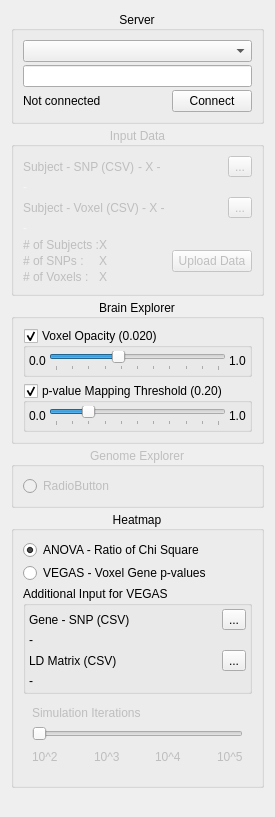
<?xml version="1.0" encoding="UTF-8"?>
<ui version="4.0">
 <class>GenomeConfigPanel</class>
 <widget class="QWidget" name="GenomeConfigPanel">
  <property name="geometry">
   <rect>
    <x>0</x>
    <y>0</y>
    <width>255</width>
    <height>817</height>
   </rect>
  </property>
  <property name="windowTitle">
   <string>Form</string>
  </property>
  <layout class="QVBoxLayout" name="verticalLayout">
   <property name="spacing">
    <number>3</number>
   </property>
   <item>
    <widget class="QGroupBox" name="groupBox_4">
     <property name="title">
      <string>Server</string>
     </property>
     <property name="alignment">
      <set>Qt::AlignCenter</set>
     </property>
     <layout class="QVBoxLayout" name="verticalLayout_5">
      <property name="spacing">
       <number>3</number>
      </property>
      <item>
       <widget class="QComboBox" name="serverListComboBox"/>
      </item>
      <item>
       <widget class="QLineEdit" name="IPAddrInput"/>
      </item>
      <item>
       <layout class="QHBoxLayout" name="horizontalLayout">
        <property name="spacing">
         <number>0</number>
        </property>
        <item>
         <widget class="QLabel" name="connStatusLabel">
          <property name="text">
           <string>Not connected</string>
          </property>
         </widget>
        </item>
        <item>
         <spacer name="horizontalSpacer">
          <property name="orientation">
           <enum>Qt::Horizontal</enum>
          </property>
          <property name="sizeHint" stdset="0">
           <size>
            <width>40</width>
            <height>20</height>
           </size>
          </property>
         </spacer>
        </item>
        <item>
         <widget class="QPushButton" name="connServerBtn">
          <property name="text">
           <string>Connect</string>
          </property>
         </widget>
        </item>
       </layout>
      </item>
     </layout>
    </widget>
   </item>
   <item>
    <widget class="QGroupBox" name="inputDataGroupBox">
     <property name="enabled">
      <bool>false</bool>
     </property>
     <property name="title">
      <string>Input Data</string>
     </property>
     <property name="alignment">
      <set>Qt::AlignCenter</set>
     </property>
     <layout class="QVBoxLayout" name="verticalLayout_6">
      <property name="spacing">
       <number>3</number>
      </property>
      <item>
       <layout class="QHBoxLayout" name="horizontalLayout_2">
        <item>
         <widget class="QLabel" name="label">
          <property name="text">
           <string>Subject - SNP (CSV)</string>
          </property>
         </widget>
        </item>
        <item>
         <widget class="QLabel" name="SNPSubjDimLable">
          <property name="text">
           <string>- X -</string>
          </property>
         </widget>
        </item>
        <item>
         <widget class="QToolButton" name="openSNPSubjectBtn">
          <property name="text">
           <string>...</string>
          </property>
         </widget>
        </item>
       </layout>
      </item>
      <item>
       <widget class="QLabel" name="SNPsubjectLabel">
        <property name="palette">
         <palette>
          <active>
           <colorrole role="WindowText">
            <brush brushstyle="SolidPattern">
             <color alpha="255">
              <red>255</red>
              <green>0</green>
              <blue>0</blue>
             </color>
            </brush>
           </colorrole>
          </active>
          <inactive>
           <colorrole role="WindowText">
            <brush brushstyle="SolidPattern">
             <color alpha="255">
              <red>255</red>
              <green>0</green>
              <blue>0</blue>
             </color>
            </brush>
           </colorrole>
          </inactive>
          <disabled>
           <colorrole role="WindowText">
            <brush brushstyle="SolidPattern">
             <color alpha="127">
              <red>255</red>
              <green>255</green>
              <blue>255</blue>
             </color>
            </brush>
           </colorrole>
          </disabled>
         </palette>
        </property>
        <property name="text">
         <string>-</string>
        </property>
        <property name="wordWrap">
         <bool>true</bool>
        </property>
       </widget>
      </item>
      <item>
       <layout class="QHBoxLayout" name="horizontalLayout_3">
        <item>
         <widget class="QLabel" name="label_4">
          <property name="text">
           <string>Subject - Voxel (CSV)</string>
          </property>
         </widget>
        </item>
        <item>
         <widget class="QLabel" name="VoxelSubjDimLable">
          <property name="text">
           <string>- X -</string>
          </property>
         </widget>
        </item>
        <item>
         <widget class="QToolButton" name="openVoxelSubjectBtn">
          <property name="text">
           <string>...</string>
          </property>
         </widget>
        </item>
       </layout>
      </item>
      <item>
       <widget class="QLabel" name="voxelSubjectLabel">
        <property name="palette">
         <palette>
          <active>
           <colorrole role="WindowText">
            <brush brushstyle="SolidPattern">
             <color alpha="255">
              <red>255</red>
              <green>0</green>
              <blue>0</blue>
             </color>
            </brush>
           </colorrole>
          </active>
          <inactive>
           <colorrole role="WindowText">
            <brush brushstyle="SolidPattern">
             <color alpha="255">
              <red>255</red>
              <green>0</green>
              <blue>0</blue>
             </color>
            </brush>
           </colorrole>
          </inactive>
          <disabled>
           <colorrole role="WindowText">
            <brush brushstyle="SolidPattern">
             <color alpha="127">
              <red>255</red>
              <green>255</green>
              <blue>255</blue>
             </color>
            </brush>
           </colorrole>
          </disabled>
         </palette>
        </property>
        <property name="text">
         <string>-</string>
        </property>
        <property name="wordWrap">
         <bool>true</bool>
        </property>
       </widget>
      </item>
      <item>
       <layout class="QHBoxLayout" name="horizontalLayout_6">
        <property name="spacing">
         <number>0</number>
        </property>
        <item>
         <layout class="QFormLayout" name="formLayout">
          <property name="verticalSpacing">
           <number>2</number>
          </property>
          <item row="0" column="0">
           <widget class="QLabel" name="label_8">
            <property name="text">
             <string># of Subjects :</string>
            </property>
           </widget>
          </item>
          <item row="0" column="1">
           <widget class="QLabel" name="numSubjectsLabel">
            <property name="text">
             <string>X</string>
            </property>
           </widget>
          </item>
          <item row="1" column="0">
           <widget class="QLabel" name="label_9">
            <property name="text">
             <string># of SNPs :</string>
            </property>
           </widget>
          </item>
          <item row="1" column="1">
           <widget class="QLabel" name="numSNPsLabel">
            <property name="text">
             <string>X</string>
            </property>
           </widget>
          </item>
          <item row="2" column="0">
           <widget class="QLabel" name="label_10">
            <property name="text">
             <string># of Voxels :</string>
            </property>
           </widget>
          </item>
          <item row="2" column="1">
           <widget class="QLabel" name="numVoxelsLabel">
            <property name="text">
             <string>X</string>
            </property>
           </widget>
          </item>
         </layout>
        </item>
        <item>
         <spacer name="horizontalSpacer_7">
          <property name="orientation">
           <enum>Qt::Horizontal</enum>
          </property>
          <property name="sizeHint" stdset="0">
           <size>
            <width>0</width>
            <height>20</height>
           </size>
          </property>
         </spacer>
        </item>
        <item>
         <layout class="QVBoxLayout" name="verticalLayout_8">
          <property name="spacing">
           <number>0</number>
          </property>
          <item>
           <widget class="QPushButton" name="readyBtn">
            <property name="text">
             <string>Upload Data</string>
            </property>
           </widget>
          </item>
          <item>
           <spacer name="verticalSpacer_2">
            <property name="orientation">
             <enum>Qt::Vertical</enum>
            </property>
            <property name="sizeType">
             <enum>QSizePolicy::Minimum</enum>
            </property>
            <property name="sizeHint" stdset="0">
             <size>
              <width>20</width>
              <height>0</height>
             </size>
            </property>
           </spacer>
          </item>
         </layout>
        </item>
       </layout>
      </item>
     </layout>
    </widget>
   </item>
   <item>
    <widget class="QGroupBox" name="brainExpGroupBox">
     <property name="enabled">
      <bool>true</bool>
     </property>
     <property name="title">
      <string>Brain Explorer</string>
     </property>
     <property name="alignment">
      <set>Qt::AlignCenter</set>
     </property>
     <layout class="QVBoxLayout" name="verticalLayout_3">
      <item>
       <widget class="QGroupBox" name="opaqueModeGroupBox">
        <property name="title">
         <string>Voxel Opacity (0.020)</string>
        </property>
        <property name="checkable">
         <bool>true</bool>
        </property>
        <layout class="QHBoxLayout" name="horizontalLayout_8">
         <property name="spacing">
          <number>3</number>
         </property>
         <property name="leftMargin">
          <number>3</number>
         </property>
         <property name="topMargin">
          <number>3</number>
         </property>
         <property name="rightMargin">
          <number>3</number>
         </property>
         <property name="bottomMargin">
          <number>3</number>
         </property>
         <item>
          <widget class="QLabel" name="label_14">
           <property name="text">
            <string>0.0</string>
           </property>
          </widget>
         </item>
         <item>
          <widget class="QSlider" name="brainExpOpacitySlider">
           <property name="maximum">
            <number>100</number>
           </property>
           <property name="value">
            <number>38</number>
           </property>
           <property name="orientation">
            <enum>Qt::Horizontal</enum>
           </property>
           <property name="tickPosition">
            <enum>QSlider::TicksBelow</enum>
           </property>
          </widget>
         </item>
         <item>
          <widget class="QLabel" name="label_15">
           <property name="text">
            <string>1.0</string>
           </property>
          </widget>
         </item>
        </layout>
       </widget>
      </item>
      <item>
       <widget class="QGroupBox" name="groupBox">
        <property name="title">
         <string>p-value Mapping Threshold (0.20)</string>
        </property>
        <property name="checkable">
         <bool>true</bool>
        </property>
        <layout class="QHBoxLayout" name="horizontalLayout_9">
         <property name="spacing">
          <number>3</number>
         </property>
         <property name="leftMargin">
          <number>3</number>
         </property>
         <property name="topMargin">
          <number>3</number>
         </property>
         <property name="rightMargin">
          <number>3</number>
         </property>
         <property name="bottomMargin">
          <number>3</number>
         </property>
         <item>
          <widget class="QLabel" name="label_16">
           <property name="text">
            <string>0.0</string>
           </property>
          </widget>
         </item>
         <item>
          <widget class="QSlider" name="brainExpPValueSlider">
           <property name="maximum">
            <number>100</number>
           </property>
           <property name="value">
            <number>20</number>
           </property>
           <property name="orientation">
            <enum>Qt::Horizontal</enum>
           </property>
           <property name="tickPosition">
            <enum>QSlider::TicksBelow</enum>
           </property>
          </widget>
         </item>
         <item>
          <widget class="QLabel" name="label_13">
           <property name="text">
            <string>1.0</string>
           </property>
          </widget>
         </item>
        </layout>
       </widget>
      </item>
     </layout>
    </widget>
   </item>
   <item>
    <widget class="QGroupBox" name="genomeExpGroupBox">
     <property name="enabled">
      <bool>false</bool>
     </property>
     <property name="title">
      <string>Genome Explorer</string>
     </property>
     <property name="alignment">
      <set>Qt::AlignCenter</set>
     </property>
     <layout class="QVBoxLayout" name="verticalLayout_4">
      <item>
       <widget class="QRadioButton" name="radioButton_4">
        <property name="text">
         <string>RadioButton</string>
        </property>
       </widget>
      </item>
     </layout>
    </widget>
   </item>
   <item>
    <widget class="QGroupBox" name="heatmapGroupBox">
     <property name="enabled">
      <bool>true</bool>
     </property>
     <property name="title">
      <string>Heatmap</string>
     </property>
     <property name="alignment">
      <set>Qt::AlignCenter</set>
     </property>
     <layout class="QVBoxLayout" name="verticalLayout_2">
      <property name="spacing">
       <number>3</number>
      </property>
      <item>
       <widget class="QRadioButton" name="ANOVARadioButton">
        <property name="text">
         <string>ANOVA - Ratio of Chi Square</string>
        </property>
        <property name="checked">
         <bool>true</bool>
        </property>
       </widget>
      </item>
      <item>
       <widget class="QRadioButton" name="VEGASRadioButton">
        <property name="text">
         <string>VEGAS - Voxel Gene p-values</string>
        </property>
       </widget>
      </item>
      <item>
       <widget class="QGroupBox" name="VEGASInputGroupBox">
        <property name="title">
         <string>Additional Input for VEGAS</string>
        </property>
        <layout class="QVBoxLayout" name="VEGASInputLayout">
         <property name="spacing">
          <number>3</number>
         </property>
         <property name="leftMargin">
          <number>3</number>
         </property>
         <property name="topMargin">
          <number>3</number>
         </property>
         <property name="rightMargin">
          <number>3</number>
         </property>
         <property name="bottomMargin">
          <number>3</number>
         </property>
         <item>
          <layout class="QHBoxLayout" name="horizontalLayout_4">
           <item>
            <widget class="QLabel" name="label_11">
             <property name="text">
              <string>Gene - SNP (CSV)</string>
             </property>
            </widget>
           </item>
           <item>
            <widget class="QToolButton" name="openGeneSNPBtn">
             <property name="text">
              <string>...</string>
             </property>
            </widget>
           </item>
          </layout>
         </item>
         <item>
          <widget class="QLabel" name="geneSNPLabel">
           <property name="text">
            <string>-</string>
           </property>
          </widget>
         </item>
         <item>
          <layout class="QHBoxLayout" name="horizontalLayout_7">
           <item>
            <widget class="QLabel" name="label_12">
             <property name="text">
              <string>LD Matrix (CSV)</string>
             </property>
            </widget>
           </item>
           <item>
            <widget class="QToolButton" name="openLDMatrixBtn">
             <property name="text">
              <string>...</string>
             </property>
            </widget>
           </item>
          </layout>
         </item>
         <item>
          <widget class="QLabel" name="LDMatrixLabel">
           <property name="text">
            <string>-</string>
           </property>
          </widget>
         </item>
        </layout>
       </widget>
      </item>
      <item>
       <widget class="QWidget" name="simulationIterationGroup" native="true">
        <property name="enabled">
         <bool>false</bool>
        </property>
        <layout class="QVBoxLayout" name="verticalLayout_7">
         <item>
          <widget class="QLabel" name="label_7">
           <property name="text">
            <string>Simulation Iterations</string>
           </property>
          </widget>
         </item>
         <item>
          <widget class="QSlider" name="simulationIterSlider">
           <property name="orientation">
            <enum>Qt::Horizontal</enum>
           </property>
          </widget>
         </item>
         <item>
          <layout class="QHBoxLayout" name="horizontalLayout_5">
           <item>
            <widget class="QLabel" name="label_6">
             <property name="text">
              <string>10^2</string>
             </property>
            </widget>
           </item>
           <item>
            <spacer name="horizontalSpacer_3">
             <property name="orientation">
              <enum>Qt::Horizontal</enum>
             </property>
             <property name="sizeHint" stdset="0">
              <size>
               <width>40</width>
               <height>20</height>
              </size>
             </property>
            </spacer>
           </item>
           <item>
            <widget class="QLabel" name="label_5">
             <property name="text">
              <string>10^3</string>
             </property>
            </widget>
           </item>
           <item>
            <spacer name="horizontalSpacer_4">
             <property name="orientation">
              <enum>Qt::Horizontal</enum>
             </property>
             <property name="sizeHint" stdset="0">
              <size>
               <width>40</width>
               <height>20</height>
              </size>
             </property>
            </spacer>
           </item>
           <item>
            <widget class="QLabel" name="label_3">
             <property name="text">
              <string>10^4</string>
             </property>
            </widget>
           </item>
           <item>
            <spacer name="horizontalSpacer_5">
             <property name="orientation">
              <enum>Qt::Horizontal</enum>
             </property>
             <property name="sizeHint" stdset="0">
              <size>
               <width>40</width>
               <height>20</height>
              </size>
             </property>
            </spacer>
           </item>
           <item>
            <widget class="QLabel" name="label_2">
             <property name="text">
              <string>10^5</string>
             </property>
            </widget>
           </item>
          </layout>
         </item>
        </layout>
       </widget>
      </item>
     </layout>
    </widget>
   </item>
   <item>
    <spacer name="verticalSpacer">
     <property name="orientation">
      <enum>Qt::Vertical</enum>
     </property>
     <property name="sizeHint" stdset="0">
      <size>
       <width>20</width>
       <height>40</height>
      </size>
     </property>
    </spacer>
   </item>
  </layout>
 </widget>
 <resources/>
 <connections/>
</ui>
